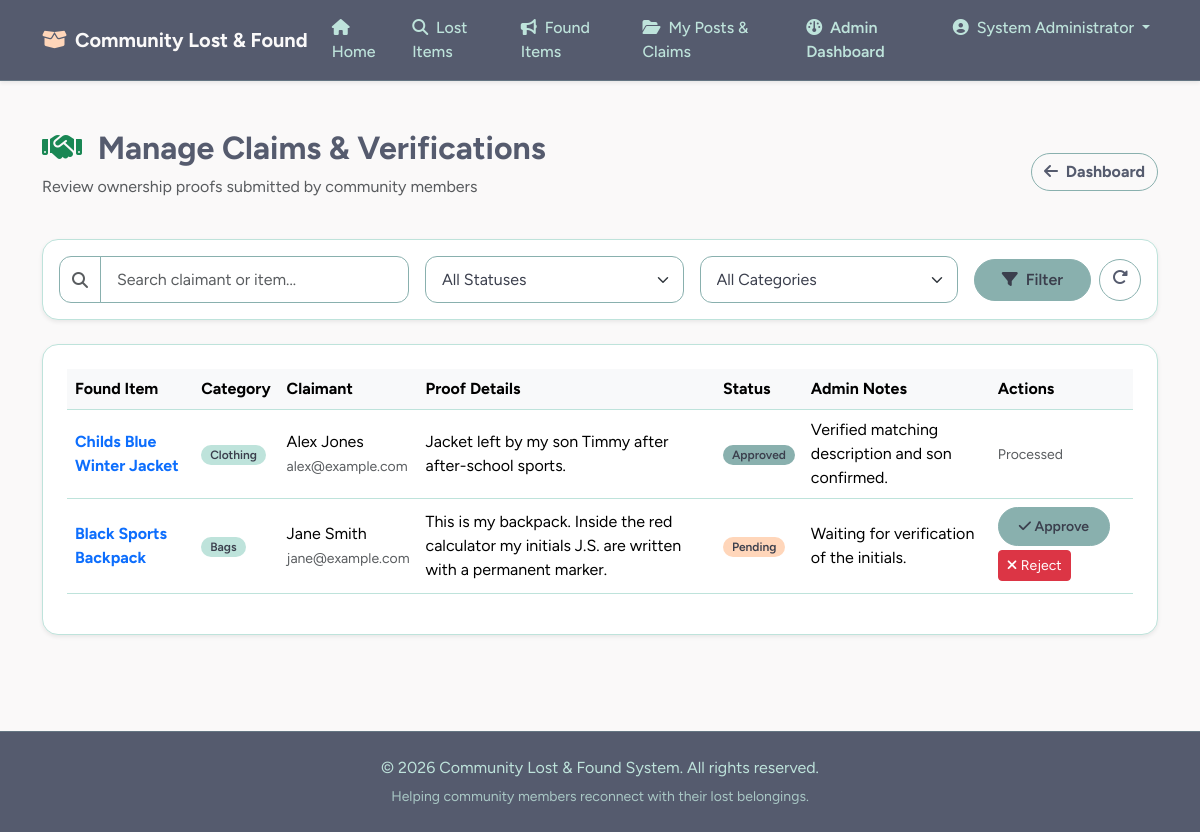
Screenshot of /admin/manage_claims.php (signed in) with the database file from the repository.
### tables this page shows
CREATE TABLE `claims` (
  `id` INT AUTO_INCREMENT PRIMARY KEY,
  `found_item_id` INT NOT NULL,
  `user_id` INT NOT NULL,
  `proof_description` TEXT NOT NULL,
  `status` ENUM('Pending', 'Approved', 'Rejected') NOT NULL DEFAULT 'Pending',
  `admin_notes` TEXT DEFAULT NULL,
  `created_at` TIMESTAMP DEFAULT CURRENT_TIMESTAMP,
  CONSTRAINT `fk_claim_item` FOREIGN KEY (`found_item_id`) REFERENCES `found_items` (`id`) ON DELETE CASCADE,
  CONSTRAINT `fk_claim_user` FOREIGN KEY (`user_id`) REFERENCES `users` (`id`) ON DELETE CASCADE
);

CREATE TABLE `found_items` (
  `id` INT AUTO_INCREMENT PRIMARY KEY,
  `user_id` INT NOT NULL,
  `title` VARCHAR(150) NOT NULL,
  `category` VARCHAR(50) NOT NULL,
  `description` TEXT NOT NULL,
  `location_found` VARCHAR(150) NOT NULL,
  `date_found` DATE NOT NULL,
  `image_path` VARCHAR(255) DEFAULT NULL,
  `status` ENUM('Unclaimed', 'Pending Verification', 'Claimed') NOT NULL DEFAULT 'Unclaimed',
  `created_at` TIMESTAMP DEFAULT CURRENT_TIMESTAMP,
  CONSTRAINT `fk_found_user` FOREIGN KEY (`user_id`) REFERENCES `users` (`id`) ON DELETE CASCADE
);

CREATE TABLE `users` (
  `id` INT AUTO_INCREMENT PRIMARY KEY,
  `username` VARCHAR(50) NOT NULL UNIQUE,
  `email` VARCHAR(100) NOT NULL UNIQUE,
  `password` VARCHAR(255) NOT NULL,
  `full_name` VARCHAR(100) NOT NULL,
  `phone` VARCHAR(20) DEFAULT NULL,
  `role` ENUM('admin', 'staff', 'member') NOT NULL DEFAULT 'member',
  `created_at` TIMESTAMP DEFAULT CURRENT_TIMESTAMP
);

### admin/manage_claims.php (the view, shortened to what this page needs)
<?php
require_once '../db.php';
$search = trim($_GET['search'] ?? '');
$query = "SELECT c.*, f.title as item_title, f.category, u.full_name, u.email, u.phone FROM claims c JOIN found_items f ON c.found_item_id = f.id JOIN users u ON c.user_id = u.id WHERE 1=1";
$params = [];
$query .= " ORDER BY c.created_at DESC";
$stmt = $pdo->prepare($query);
$stmt->execute($params);
$claims = $stmt->fetchAll();
include '../header.php';
?>
<div class="container my-5">
    <div class="d-flex justify-content-between align-items-center mb-4">
        <div>
            <h2 class="fw-bold"><i class="fa-solid fa-handshake text-success me-2"></i> Manage Claims & Verifications</h2>
            <p class="text-muted">Review ownership proofs submitted by community members</p>
        </div>
        <a href="dashboard.php" class="btn btn-outline-secondary fw-bold"><i class="fa-solid fa-arrow-left me-1"></i> Dashboard</a>
    </div>
    <div class="card shadow-sm p-3 mb-4">
        <form method="GET" action="manage_claims.php" class="row g-3 align-items-center">
            <div class="col-md-4">
                <div class="input-group">
                    <span class="input-group-text bg-white"><i class="fa-solid fa-search text-muted"></i></span>
                    <input type="text" class="form-control" name="search" value="<?php echo htmlspecialchars($search); ?>" placeholder="Search claimant or item...">
                </div>
            </div>
            <div class="col-md-3">
                <select name="status" class="form-select">
                    <option value="">All Statuses</option>
                </select>
            </div>
            <div class="col-md-3">
                <select name="category" class="form-select">
                    <option value="">All Categories</option>
                </select>
            </div>
            <div class="col-md-2 d-grid gap-2 d-flex">
                <button type="submit" class="btn btn-success flex-grow-1"><i class="fa-solid fa-filter me-1"></i> Filter</button>
                <a href="manage_claims.php" class="btn btn-outline-secondary" title="Reset Filters"><i class="fa-solid fa-rotate-right"></i></a>
            </div>
        </form>
    </div>
    <div class="card shadow-sm p-4">
        <?php if (empty($claims)): ?>
            <div class="alert alert-info mb-0">No claims match your search/filter criteria.</div>
        <?php else: ?>
            <div class="table-responsive">
                <table class="table table-hover align-middle">
                    <thead class="table-light">
                        <tr>
                            <th>Found Item</th>
                            <th>Category</th>
                            <th>Claimant</th>
                            <th>Proof Details</th>
                            <th>Status</th>
                            <th>Admin Notes</th>
                            <th>Actions</th>
                        </tr>
                    </thead>
                    <tbody>
                        <?php foreach ($claims as $claim): ?>
                            <tr>
                                <td class="fw-bold"><a href="../found_detail.php?id=<?php echo $claim['found_item_id']; ?>" class="text-decoration-none"><?php echo htmlspecialchars($claim['item_title']); ?></a></td>
                                <td><span class="badge bg-secondary"><?php echo htmlspecialchars($claim['category']); ?></span></td>
                                <td>
                                    <?php echo htmlspecialchars($claim['full_name']); ?><br>
                                    <small class="text-muted"><?php echo htmlspecialchars($claim['email']); ?></small>
                                </td>
                                <td><?php echo nl2br(htmlspecialchars($claim['proof_description'])); ?></td>
                                <td><span class="badge bg-<?php echo $claim['status'] === 'Approved' ? 'success' : ($claim['status'] === 'Rejected' ? 'danger' : 'warning text-dark'); ?>"><?php echo $claim['status']; ?></span></td>
                                <td><?php echo htmlspecialchars($claim['admin_notes'] ?? '-'); ?></td>
                                <td>
                                    <?php if ($claim['status'] === 'Pending'): ?>
                                        <a href="manage_claims.php?action=approve&id=<?php echo $claim['id']; ?>" class="btn btn-success btn-sm mb-1"><i class="fa-solid fa-check"></i> Approve</a>
                                        <a href="manage_claims.php?action=reject&id=<?php echo $claim['id']; ?>" class="btn btn-danger btn-sm mb-1"><i class="fa-solid fa-times"></i> Reject</a>
                                    <?php else: ?>
                                        <span class="text-muted small">Processed</span>
                                    <?php endif; ?>
                                </td>
                            </tr>
                        <?php endforeach; ?>
                    </tbody>
                </table>
            </div>
        <?php endif; ?>
    </div>
</div>
<?php include '../footer.php'; ?>

### header.php (style rules this page uses)
:root { --blue-slate: #555b6eff; --muted-teal: #89b0aeff; --frozen-water: #bee3dbff; --bright-snow: #faf9f9ff; --peach-fuzz: #ffd6baff; --ink: #3b3f4d; }
body { background-color: var(--bright-snow); color: var(--blue-slate); font-family: 'Figtree', system-ui, -apple-system, 'Segoe UI', sans-serif; display: flex; flex-direction: column; min-height: 100vh; }
.btn-success { background-color: var(--muted-teal); border-color: var(--muted-teal); color: var(--ink); font-weight: 600; border-radius: 999px; padding: .5rem 1.25rem; transition: background-color .15s, border-color .15s; }
.btn-outline-secondary, .btn-outline-success { border-color: var(--muted-teal); color: var(--blue-slate); font-weight: 600; border-radius: 999px; }
.card { border: 1px solid var(--frozen-water); border-radius: 16px; background-color: #ffffff; box-shadow: 0 4px 20px rgba(85, 91, 110, 0.04); transition: transform 0.2s ease, box-shadow 0.2s ease; }
.badge { font-weight: 600; padding: .35em .75em; border-radius: 999px; }
.bg-success { background-color: var(--muted-teal) !important; color: var(--ink); }
.bg-warning { background-color: var(--peach-fuzz) !important; color: var(--ink) !important; }
.bg-secondary { background-color: var(--frozen-water) !important; color: var(--ink) !important; }
.form-control, .form-select { border-radius: 12px; border: 1px solid var(--muted-teal); padding: .65rem 1rem; background-color: #fff; color: var(--ink); }
.input-group-text { background-color: var(--frozen-water); border: 1px solid var(--muted-teal); border-radius: 12px 0 0 12px; color: var(--blue-slate); }
.form-control { border-radius: 12px; }
.input-group .form-control:not(:first-child) { border-top-left-radius: 0; border-bottom-left-radius: 0; }
.table { color: var(--blue-slate); }
.table-light { background-color: var(--frozen-water) !important; color: var(--ink); }
.table>:not(caption)>*>* { border-bottom-color: var(--frozen-water); }

### rows the page displays
claims: found_item.title "Childs Blue Winter Jacket", found_item.category "Clothing", user.full_name "Alex Jones", user.email "alex@example.com", proof_description "Jacket left by my son Timmy after after-school sports.", status "Approved", admin_notes "Verified matching description and son confirmed.", shows "Processed"
claims: found_item.title "Black Sports Backpack", found_item.category "Bags", user.full_name "Jane Smith", user.email "jane@example.com", proof_description "This is my backpack. Inside the red calculator my initials J.S. are written with a permanent marker.", status "Pending", admin_notes "Waiting for verification of the initials."

### other values shown
$_SESSION['full_name'] "System Administrator"
